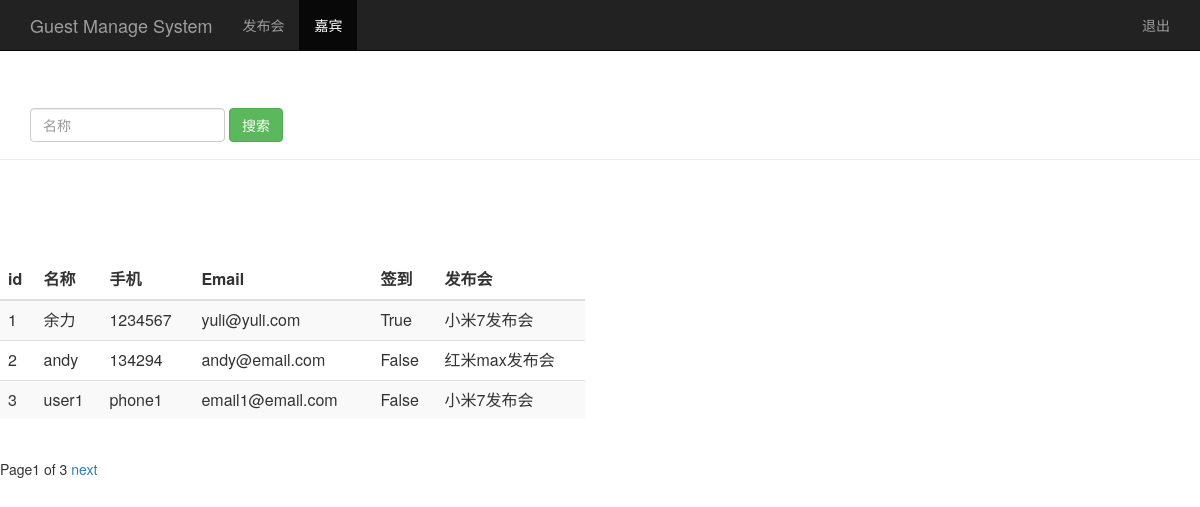
/guest_manage/, run on the app's committed database.
### sign/models.py (models this page shows, shortened)
class Guest(models.Model):
    event = models.ForeignKey(Event, null = True, on_delete=models.SET_NULL) #关联发布会id
    realname = models.CharField(max_length=64) #姓名
    phone = models.CharField(max_length=16) #手机号
    email = models.EmailField() #邮箱
    sign = models.BooleanField() #签到状态
    create_time = models.DateTimeField(auto_now=True) #创建时间
    class Meta:
        unique_together = ("event","phone") #发布会id和手机号作为联合主键

class Event(models.Model):
    name = models.CharField(max_length=100)  #发布会标题
    limit = models.IntegerField() #参加人数
    status = models.BooleanField() #状态
    address = models.CharField(max_length=200) #发布会地址
    start_time = models.DateTimeField('events time') #发布会时间
    create_time = models.DateTimeField(auto_now = True) #创建时间(自动获取当前时间)
    def __str__(self):
        return self.name

### sign/views.py (the view)
# urls.py: path('guest_manage/',views.guest_manage),
def guest_manage(request):
    username = request.session.get('user','')
    guest_list = Guest.objects.all().order_by('id')
    paginator = Paginator(guest_list,3)
    page = request.GET.get('page')
    try:
        contacts = paginator.page(page)
    except PageNotAnInteger:
        contacts = paginator.page(1)
    return render(request, 'guest_manage.html',{'user':username,'guests':contacts})

### sign/templates/guest_manage.html (shortened to what this page needs)
<html lang="zh-CN">
    <head>
        {% load bootstrap3 %}
        {% bootstrap_css %}
    </head>
    <body role="document">
        <nav class="navbar navbar-inverse navbar-fixed-top">
            <div class="container">
                <div class="navbar-header">
                    <a class="navbar-brand" href="/event_manage/">Guest Manage System</a>
                </div>
                <div id="navbar" class="collapse navbar-collapse">
                    <ul class="nav navbar-nav">
                        <li><a href="/event_manage/">发布会</a></li>
                        <li class="active"><a href="#">嘉宾</a></li>
                    </ul>
                    <ul class="nav navbar-nav navbar-right">
                        <li><a href="#">{{ user }}</a></li>
                        <li><a href="/logout/">退出</a></li>
                    </ul>
                </div>
            </div>
        </nav>
        <div class="page-header" style="padding-top:60px">
            <div id="navbar" class="navbar-collapse collapse">
                <form class="navbar-form" method="get" action="/search_guest_name/">
                    <div class="form-group">
                        <input name="name" type="text" placeholder="名称" class="form-control">
                    </div>
                    <button type="submit" class="btn btn-success">搜索</button>
                </form>
            </div>
        </div>
        <div class="row" style="padding-top:80px">
            <div class="col-md-6">
                <table class="table table-striped">
                    <thead>
                        <tr>
                            <th>id</th>
                            <th>名称</th>
                            <th>手机</th>
                            <th>Email</th>
                            <th>签到</th>
                            <th>发布会</th>
                        </tr>
                    </thead>
                    <tbody>
                        {% for guest in guests %}
                            <tr>
                                <td>{{ guest.id }}</td>
                                <td>{{ guest.realname }}</td>
                                <td>{{ guest.phone }}</td>
                                <td>{{ guest.email }}</td>
                                <td>{{ guest.sign }}</td>
                                <td>{{ guest.event }}</td>
                            </tr>
                        {% endfor %}
                    </tbody>
                </table>
            </div>
        </div>
    <div class="pagination">
        <span class="step-links">
            <span class="current">
                Page{{ guests.number }} of {{ guests.paginator.num_pages }}
            </span>
            {% if guests.has_next %}
                {% if search_name %}
                    <a href="?name={{ search_name }}&page={{ guests.next_page_number }}">next</a>
                {% else %}
                    <a href="?page={{ guests.next_page_number }}">next</a>
                {% endif %}
            {% endif %}
        </span>
    </div>
    </body>
</html>

### data on the page
Guest: id "1", realname "余力", phone "1234567", email "yuli@yuli.com", sign "True", event "小米7发布会"
Guest: id "2", realname "andy", phone "134294", email "andy@email.com", sign "False", event "红米max发布会"
Guest: id "3", realname "user1", phone "phone1", email "email1@email.com", sign "False", event "小米7发布会"

### other printed values
{{ guests.number }} "1"
{{ guests.paginator.num_pages }} "3"
